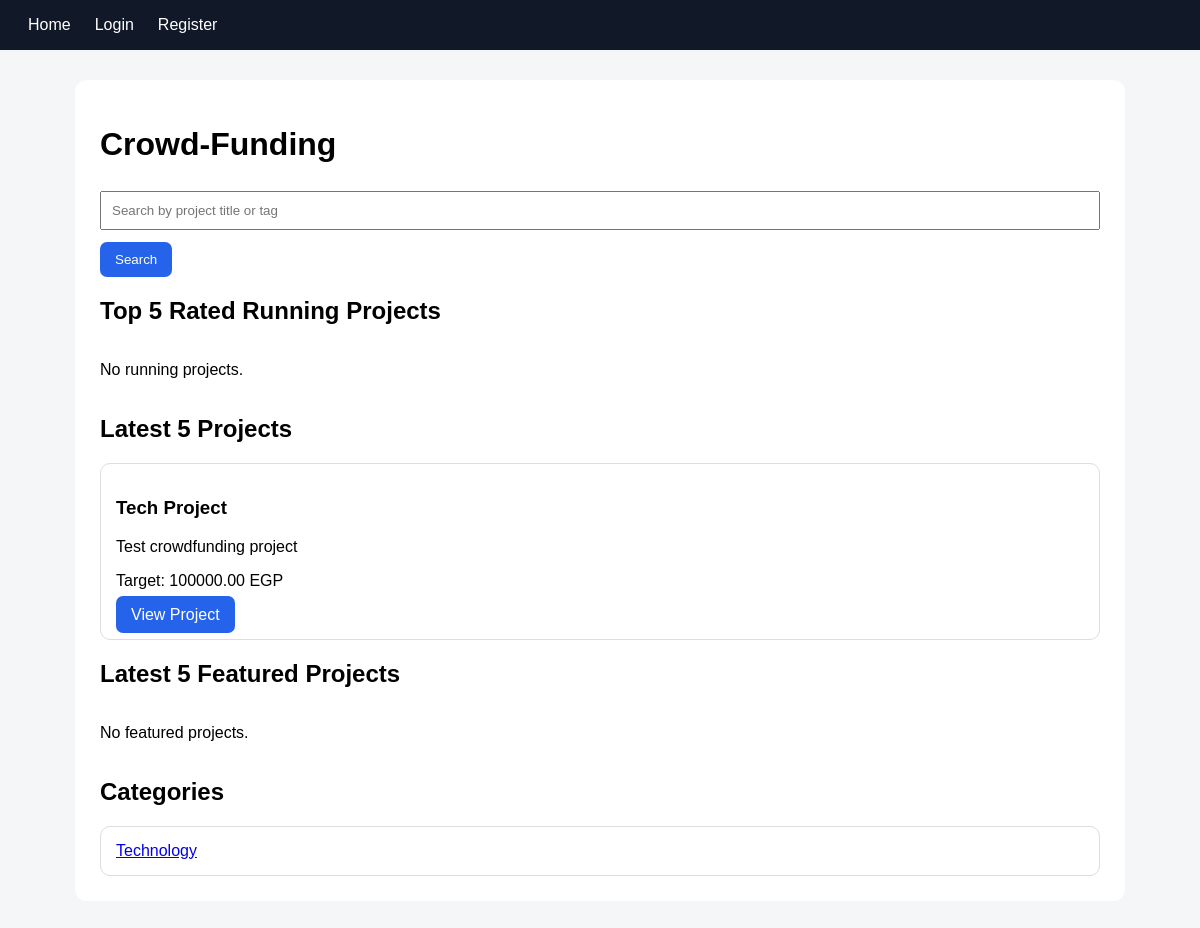
Before: / with the older database file.
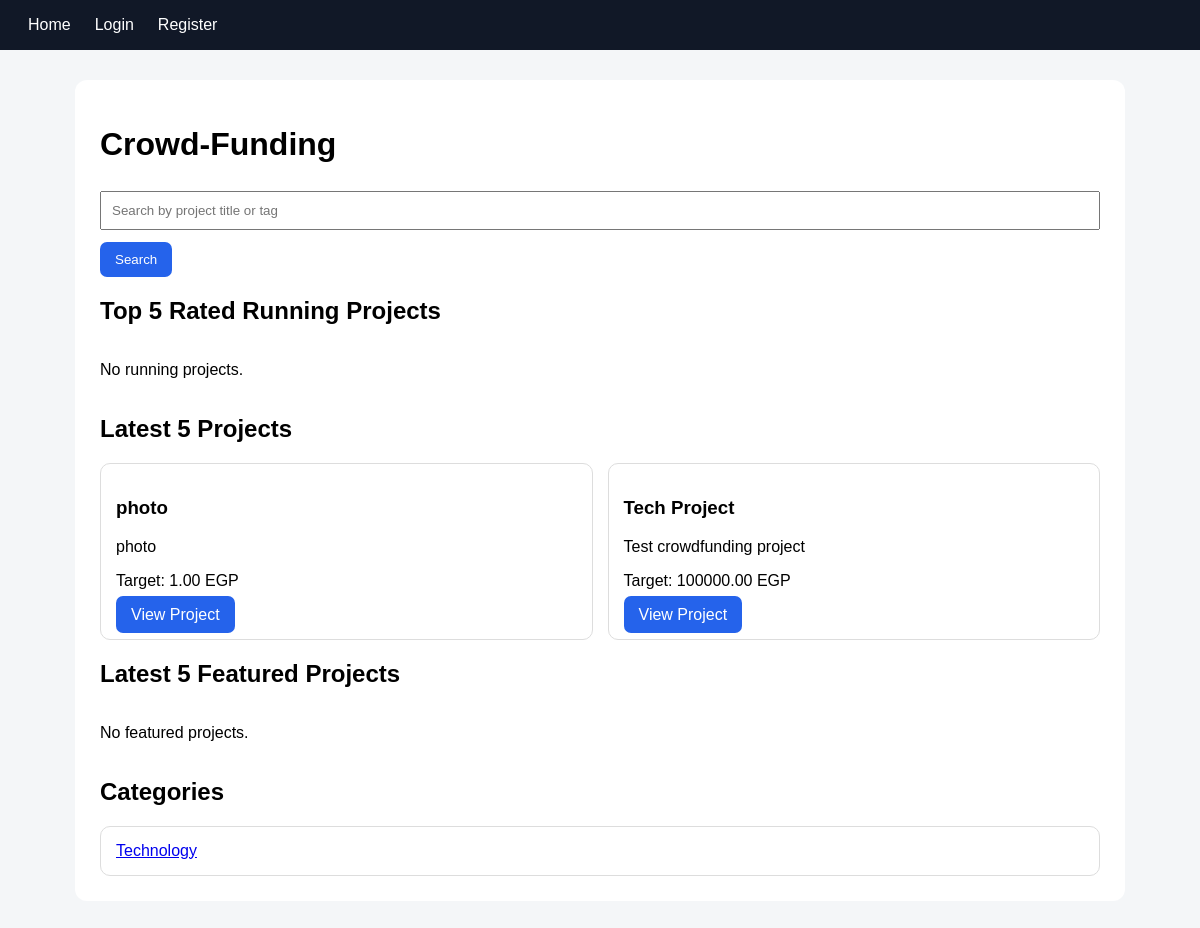
After: the same page with the newer database file.
### projects/models.py (models this page shows, shortened)
class Project(models.Model):
 creator=models.ForeignKey(settings.AUTH_USER_MODEL,on_delete=models.CASCADE,related_name='projects')
 title=models.CharField(max_length=200); details=models.TextField(); category=models.ForeignKey(Category,on_delete=models.PROTECT,related_name='projects')
 target=models.DecimalField(max_digits=12,decimal_places=2,validators=[MinValueValidator(1)]); start_time=models.DateTimeField(); end_time=models.DateTimeField(); tags=models.ManyToManyField(Tag,blank=True); featured=models.BooleanField(default=False); cancelled=models.BooleanField(default=False); created_at=models.DateTimeField(auto_now_add=True)

class Category(models.Model):
 name=models.CharField(max_length=100,unique=True)

### core/views.py (the view)
# urls.py: path('', views.home, name='home'),
def home(request):
    now = timezone.now()
    categories = Category.objects.all()
    latest_projects = Project.objects.order_by('-created_at')[:5]
    featured_projects = Project.objects.filter(
        featured=True
    ).order_by('-created_at')[:5]
    top_projects = (
        Project.objects
        .filter(
            start_time__lte=now,
            end_time__gte=now,
            cancelled=False
        )
        .annotate(avg_rating=Avg('ratings__value'))
        .order_by('-avg_rating')[:5]
    )
    query = request.GET.get('q', '').strip()
    search_results = Project.objects.none()
    if query:
        search_results = Project.objects.filter(
            Q(title__icontains=query) |
            Q(tags__name__icontains=query)
        ).distinct()
    return render(request, 'core/home.html', {
        'categories': categories,
        'latest_projects': latest_projects,
        'featured_projects': featured_projects,
        'top_projects': top_projects,
        'query': query,
        'search_results': search_results,
    })

### core/templates/core/home.html (shortened to what this page needs)
{% extends 'base.html' %}
{% block content %}
<h1>Crowd-Funding</h1>
<form method="GET">
    <input
        type="text"
        name="q"
        value="{{ query }}"
        placeholder="Search by project title or tag"
    >
    <button type="submit">Search</button>
</form>
<h2>Top 5 Rated Running Projects</h2>
<div class="grid">
    {% for project in top_projects %}
        <div class="card">
            <h3>{{ project.title }}</h3>
            <p>
                Rating:
                {{ project.rating|floatformat:1 }}/5
            </p>
            <p>
                Target:
                {{ project.target }} EGP
            </p>
            <a class="btn"
               href="{% url 'project_detail' project.pk %}">
                View Project
            </a>
        </div>
    {% empty %}
        <p>No running projects.</p>
    {% endfor %}
</div>
<h2>Latest 5 Projects</h2>
<div class="grid">
    {% for project in latest_projects %}
        <div class="card">
            <h3>{{ project.title }}</h3>
            <p>{{ project.details|truncatechars:100 }}</p>
            <p>
                Target:
                {{ project.target }} EGP
            </p>
            <a class="btn"
               href="{% url 'project_detail' project.pk %}">
                View Project
            </a>
        </div>
    {% empty %}
        <p>No projects available.</p>
    {% endfor %}
</div>
<h2>Latest 5 Featured Projects</h2>
<div class="grid">
    {% for project in featured_projects %}
        <div class="card">
            <h3>{{ project.title }}</h3>
            <p>
                Rating:
                {{ project.rating|floatformat:1 }}/5
            </p>
            <a class="btn"
               href="{% url 'project_detail' project.pk %}">
                View Project
            </a>
        </div>
    {% empty %}
        <p>No featured projects.</p>
    {% endfor %}
</div>
<h2>Categories</h2>
<div class="grid">
    {% for category in categories %}
        <div class="card">
            <a href="{% url 'category_detail' category.id %}">
                {{ category.name }}
            </a>
        </div>
    {% empty %}
        <p>No categories available.</p>
    {% endfor %}
</div>
{% endblock %}

Changed rows visible on the page:
added Project: title "photo", details "photo", target "1.00"
